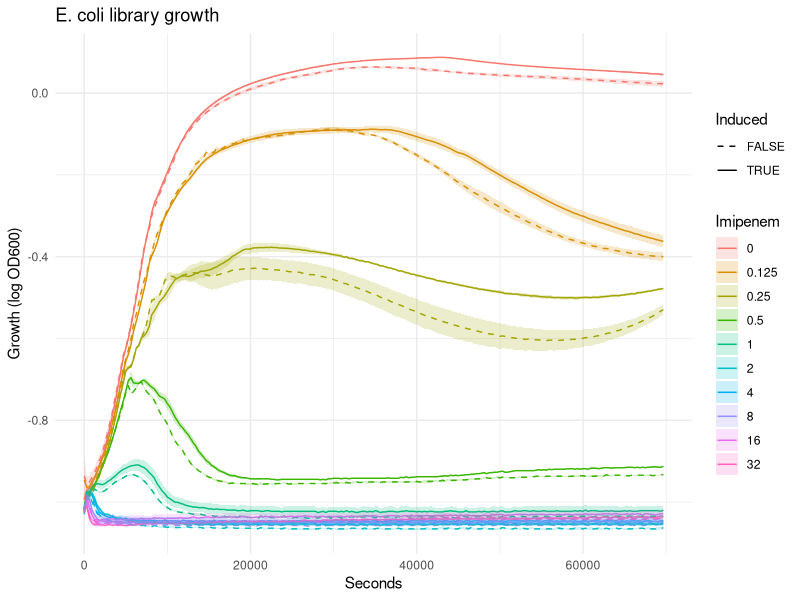

The R script that drew this image:
library(tidyverse)
library(data.table)
data <- fread("attempt2/20231110_imipenem.tsv") %>% melt(id.vars = c("Seconds", "Temp"), variable.name = "Well", value.name = "OD600")

data[, c("Row", "Column") := tstrsplit(Well, "(?<=^[A-Z])", perl = TRUE)]

data[Row %in% c("B", "C", "D"), Induced := FALSE]

data[Row %in% c("E", "F", "G"), Induced := TRUE]

# Set Imipenem for Columns 11 to 3
for (col in 11:3) {
  data[Column == as.character(col), Imipenem := 32 / 2^(11 - col)]
}

# Set Imipenem for Column 2
data[Column == "2", Imipenem := 0]


data <- data[!is.na(Imipenem) & !is.na(Induced)]

# Remove 's' from Seconds and convert to numeric
data[, Seconds := as.numeric(gsub("s", "", Seconds))]

ggplot(data, aes(x = Seconds, y = log10(OD600), group = interaction(Imipenem, Induced))) +
  stat_summary(fun = mean, geom = "line", aes(color = factor(Imipenem), linetype = factor(Induced))) +
  stat_summary(fun.data = mean_se, geom = "ribbon", aes(fill = factor(Imipenem)), alpha = 0.2) +
  labs(title = "E. coli library growth", x = "Seconds", y = "Growth (log OD600)", color = "Imipenem", linetype = "Induced", fill = "Imipenem") +
  scale_linetype_manual(values = c("FALSE" = "dashed", "TRUE" = "solid")) +
  theme_minimal()
